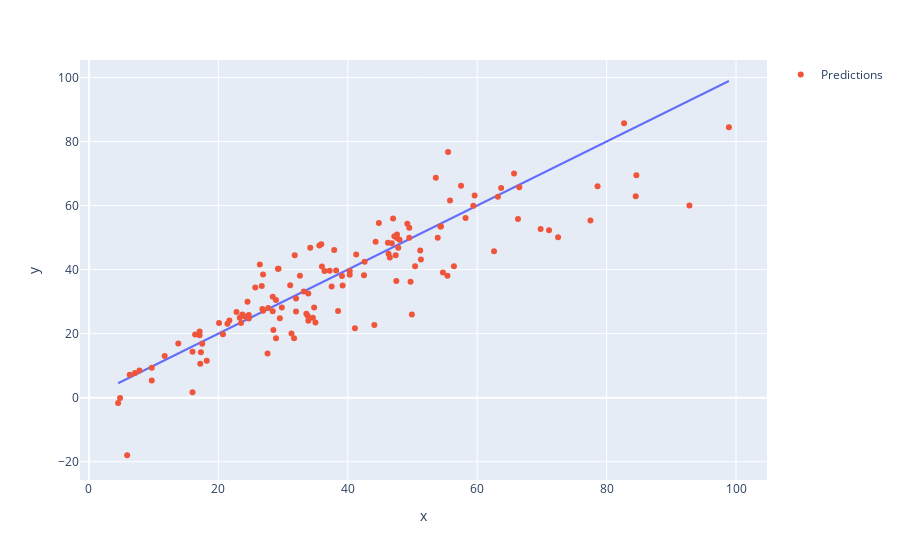

Write notebook code for a chart like this one.
### Code cell


### Figure 1 — Plotly figure (JSON) as saved in the notebook; plotly's stock layout.template omitted (floating-point values rounded to 4 significant figures; data arrays with more than 128 entries replaced by an {"elided": "..."} marker saying what was removed)
{"data": [{"hovertemplate": "x=%{x}<br>y=%{y}<extra></extra>", "legendgroup": "", "line": {"color": "#636efa", "dash": "solid"}, "marker": {"symbol": "circle"}, "mode": "lines", "name": "", "orientation": "v", "showlegend": false, "type": "scatter", "x": {"elided": "133 float values"}, "xaxis": "x", "y": {"elided": "133 float values"}, "yaxis": "y"}, {"mode": "markers", "name": "Predictions", "type": "scatter", "x": {"elided": "133 float values"}, "y": {"elided": "133 float values"}}], "layout": {"legend": {"tracegroupgap": 0}, "margin": {"t": 60}, "xaxis": {"anchor": "y", "domain": [0, 1], "title": {"text": "x"}}, "yaxis": {"anchor": "x", "domain": [0, 1], "title": {"text": "y"}}}}
